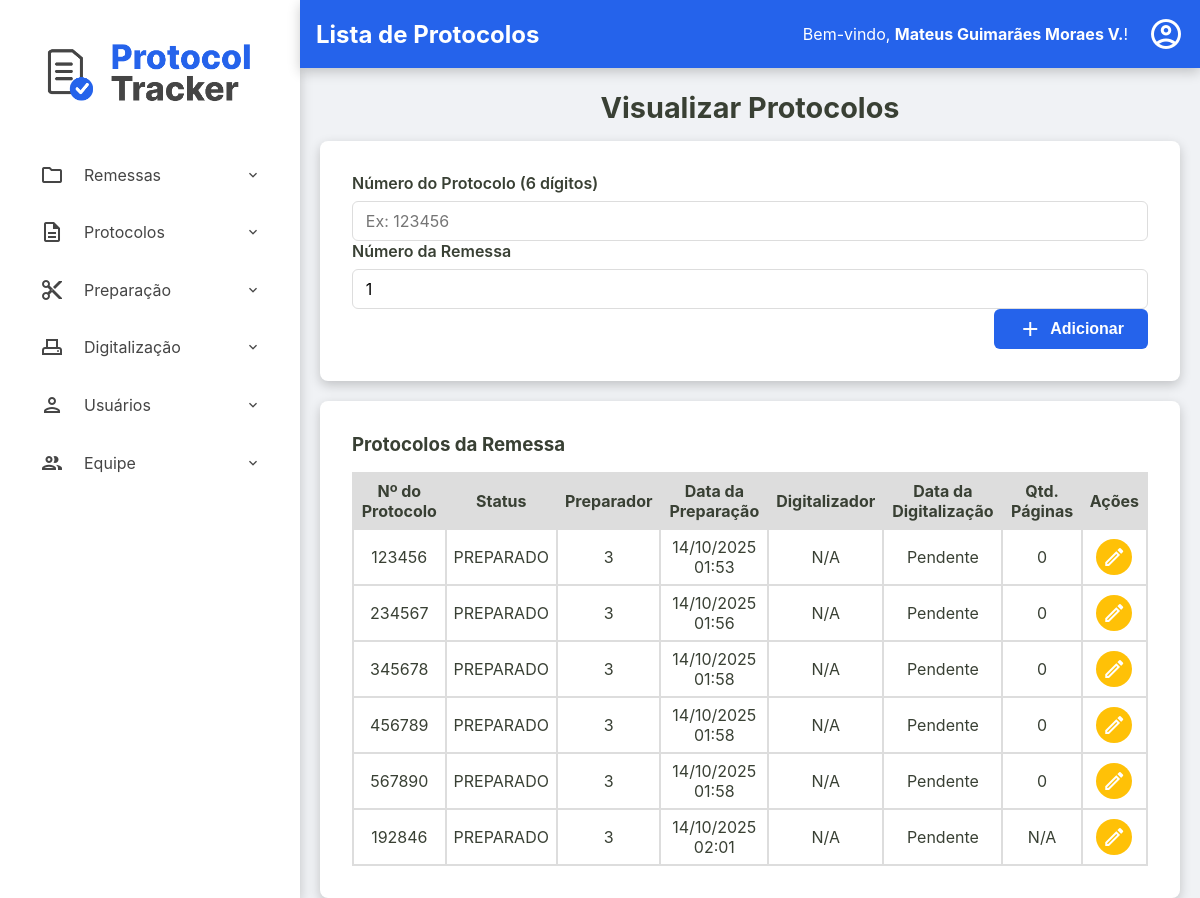
The app's page /admin/remessas/protocolos?id=79cb09a9-93d1-4544-90c2-ab69c693ab31 (signed in) with its own data.
### tables this page shows
CREATE TABLE usuarios (
    id INTEGER PRIMARY KEY AUTOINCREMENT,
    nome TEXT NOT NULL,
    email TEXT NOT NULL UNIQUE,
    cpf TEXT NOT NULL UNIQUE,
    hash_senha TEXT NOT NULL,
    permissao TEXT NOT NULL,
    data_criacao TEXT NOT NULL DEFAULT CURRENT_TIMESTAMP,
    status INTEGER NOT NULL DEFAULT 1
  );

CREATE TABLE remessas (
    numero_remessa INTEGER PRIMARY KEY, -- SQLite vai gerenciar o autoincremento aqui
    id TEXT NOT NULL UNIQUE, -- Seu ID de texto continua sendo obrigatório e único
    data_recebimento TEXT NOT NULL,
    data_entrega TEXT NULL,
    status TEXT NOT NULL DEFAULT 'RECEBIDO',
    quantidade_protocolos INTEGER NULL CHECK (quantidade_protocolos >= 0),
    id_administrador INTEGER NOT NULL,
    observacoes TEXT NULL,
    FOREIGN KEY (id_administrador) REFERENCES usuarios (id)
  );

CREATE TABLE protocolos (
    id TEXT PRIMARY KEY,
    id_remessa TEXT NOT NULL,
    numero_protocolo TEXT NOT NULL UNIQUE,
    data_preparacao TEXT NULL,
    id_preparador INTEGER NULL,
    data_digitalizacao TEXT NULL,
    id_digitalizador INTEGER NULL,
    status TEXT NOT NULL DEFAULT 'RECEBIDO',
    quantidade_paginas INTEGER NULL CHECK (quantidade_paginas >= 0),
    observacoes TEXT NULL,
    FOREIGN KEY (id_remessa) REFERENCES remessas (id),
    FOREIGN KEY (id_preparador) REFERENCES usuarios (id),
    FOREIGN KEY (id_digitalizador) REFERENCES usuarios (id)
  );

### src/Controller/Admin/RemessaController.php (called while the page is built, shortened)
<?php
class RemessaController
{
    private ?Usuario $usuario_logado = null;
    public function __construct(
        private RemessaRepository $remessaRepository,
        private RemessaService $remessaService,
        private ProtocoloRepository $protocoloRepository,
        private ProtocoloService $protocoloService,
        private UsuarioRepository $usuarioRepository,
        private DashboardService $dashboardService
    ) {
        $id_usuario = $_SESSION['usuario_logado_id'] ?? null;
        if ($id_usuario) {
            $this->usuario_logado = $this->usuarioRepository->findById($id_usuario);
        }
    }
    public function exibirProtocolos(?string $id_remessa_param, ?string $erro = null)
    {
        try {
            $id_remessa = $id_remessa_param;
            $remessa = $this->remessaRepository->findById($id_remessa);
            $listaProtocolos = $this->protocoloRepository->findByRemessa($id_remessa);
            $titulo_da_pagina = "Lista de Protocolos";
            $usuario_logado = $this->usuario_logado;
            require __DIR__ . '/../../../templates/admin/visualizar-protocolos.php';
        } catch (Exception $e) {
            $this->exibirRemessas($e->getMessage());
        }
    }
}

### src/Repository/UsuarioRepository.php (called while the page is built, shortened)
<?php
class UsuarioRepository implements UsuarioRepositoryInterface
{
    private PDO $connection;
    public function __construct(PDO $connection)
    {
        $this->connection = $connection;
    }
    public function findById(int $id): ?Usuario
    {
        $sqlQuery = "SELECT * FROM usuarios WHERE id = :id;";
        $stmt = $this->connection->prepare($sqlQuery);
        $stmt->bindValue(':id', $id);
        $stmt->execute();
        $dadosUsuario = $stmt->fetch();
        return Usuario::fromArray($dadosUsuario);
    }
}

### src/Model/Usuario.php (called while the page is built, shortened)
<?php
class Usuario {
    public function getNome(): string { return $this->nome; }
    public static function fromArray(array $array): self
    {
        try {
            $data_criacao = isset($array['data_criacao']) ? new DateTimeImmutable($array['data_criacao']) : null;
        } catch (Exception $e) {
            throw new Exception("Falha ao criar data");
        }
        return new self(
            (int) $array['id'],
            $array['nome'],
            $array['email'],
            $array['cpf'],
            $array['hash_senha'],
            $array['permissao'],
            $data_criacao,
            (bool) $array['status']
        );
    }
}

### src/Repository/RemessaRepository.php (called while the page is built, shortened)
<?php
class RemessaRepository implements RemessaRepositoryInterface
{
    private PDO $connection;
    public function __construct(PDO $connection)
    {
        $this->connection = $connection;
    }
    public function findById(string $id): ?Remessa
    {
        $sqlQuery = "SELECT * FROM remessas WHERE id = :id;";
        $stmt = $this->connection->prepare($sqlQuery);
        $stmt->bindValue(':id', $id);
        $stmt->execute();
        $dadosRemessa = $stmt->fetch();
        return Remessa::fromArray($dadosRemessa);
    }
}

### src/Model/Remessa.php (called while the page is built, shortened)
<?php
class Remessa {
    public function getNumeroRemessa(): int { return $this->numero_remessa; }
    public static function fromArray(array $array): self
    {
        try {
            $data_recebimento = new DateTimeImmutable($array['data_recebimento']);
            $data_entrega = isset($array['data_entrega']) ? new DateTimeImmutable($array['data_entrega']) : null;
        } catch (Exception $e) {
            throw new Exception("Falha ao criar data");
        }
        return new self(
            $array['id'],
            (int) $array['numero_remessa'] ?? null,
            $data_recebimento,
            $data_entrega,
            $array['status'],
            isset($array['quantidade_protocolos']) ? (int)$array['quantidade_protocolos'] : null,
            (int)$array['id_administrador'],
            $array['observacoes'] ?? null
        );
    }
}

### src/Repository/ProtocoloRepository.php (called while the page is built, shortened)
<?php
class ProtocoloRepository implements ProtocoloRepositoryInterface
{
    private PDO $connection;
    public function __construct(PDO $connection)
    {
        $this->connection = $connection;
    }
    public function findByRemessa(string $id_remessa): array
    {
        $sqlQuery = "SELECT * FROM protocolos WHERE id_remessa = :id_remessa;";
        $stmt = $this->connection->prepare($sqlQuery);
        $stmt->bindValue(':id_remessa', $id_remessa);
        $stmt->execute();
        return $this->hidrataLista($stmt);
    }
    private function hidrataLista(PDOStatement $stmt): array
    {
        $listaDeProtocolos = [];
        while($dadosProtocolo = $stmt->fetch()){
            $listaDeProtocolos[] = Protocolo::fromArray($dadosProtocolo);
        }
        return $listaDeProtocolos;
    }
}

### src/Model/Protocolo.php (called while the page is built, shortened)
<?php
class Protocolo {
    public function getId(): ?string { return $this->id; }
    public function getNumeroProtocolo(): string { return $this->numero_protocolo; }
    public function getDataPreparacao(): ?DateTimeImmutable { return $this->data_preparacao; }
    public function getIdPreparador(): ?int { return $this->id_preparador; }
    public function getDataDigitalizacao(): ?DateTimeImmutable { return $this->data_digitalizacao; }
    public function getIdDigitalizador(): ?int { return $this->id_digitalizador; }
    public function getStatus(): string { return $this->status; }
    public function getQuantidadePaginas(): ?int { return $this->quantidade_paginas; }
    public static function fromArray(array $array): self
    {
        try {
            $data_preparacao = isset($array['data_preparacao']) ? new DateTimeImmutable($array['data_preparacao']) :  null;
            $data_digitalizacao = isset($array['data_digitalizacao']) ? new DateTimeImmutable($array['data_digitalizacao']) :  null;
        } catch (Exception $e) {
            throw new Exception("Falha ao criar data");
        }
        return new self(
            $array['id'],
            $array['id_remessa'],
            $array['numero_protocolo'],
            $data_preparacao,
            isset($array['id_preparador']) ? (int) $array['id_preparador'] : null,
            $data_digitalizacao,
            isset($array['id_digitalizador']) ? (int) $array['id_digitalizador'] : null,
            $array['status'],
            isset($array['quantidade_paginas']) ? (int) $array['quantidade_paginas'] : null,
            $array['observacoes'] ?? null,
        );
    }
}

### templates/admin/visualizar-protocolos.php (the view, shortened to what this page needs)
<?php require __DIR__ . '/../components/_header.php'; ?>
<h2>Visualizar Protocolos</h2>
<div class="container-principal-busca">
    <form action="/admin/remessas/protocolos" method="post" class="busca-form-container">
        <div class="form-group">
            <label for="numero_protocolo">Número do Protocolo (6 dígitos)</label>
            <input type="text" id="numero_protocolo" name="numero_protocolo" required maxlength="6" pattern="\d{6}"placeholder="Ex: 123456">
            <label for="numero_remessa">Número da Remessa</label>
            <input type="text" id="numero_remessa" readonly  name="numero_remessa" value="<?= htmlspecialchars($remessa->getNumeroRemessa()) ?>">
        </div>
        <div class="form-actions">
            <button type="submit">
                <span class="material-icons-outlined">add</span> Adicionar
            </button>
        </div>
    </form>
<section class="listagem-container">
    <h3>Protocolos da Remessa</h3>
    <table id="tabela-protocolos-remessa" class="protocolos-table datatable-js">
        <thead>
            <tr>
                <th>Nº do Protocolo</th>
                <th>Status</th>
                <th>Preparador</th>
                <th>Data da Preparação</th>
                <th>Digitalizador</th>
                <th>Data da Digitalização</th>
                <th>Qtd. Páginas</th>
                <th class="acoes-header">Ações</th>
            </tr>
        </thead>
        <tbody>
            <?php foreach ($listaProtocolos as $protocolo): ?>
                <tr>
                    <td><?= htmlspecialchars($protocolo->getNumeroProtocolo()) ?></td>
                    <td><?= htmlspecialchars($protocolo->getStatus()) ?></td>
                    <td>
                        <?php
                            echo htmlspecialchars($protocolo->getIdPreparador() ?? 'N/A');
                        ?>
                    </td>
                    <td><?= $protocolo->getDataPreparacao() ? $protocolo->getDataPreparacao()->format('d/m/Y H:i') : 'Pendente' ?></td>
                    <td>
                        <?php
                            echo htmlspecialchars($protocolo->getIdDigitalizador() ?? 'N/A');
                        ?>
                    </td>
                    <td><?= $protocolo->getDataDigitalizacao() ? $protocolo->getDataDigitalizacao()->format('d/m/Y H:i') : 'Pendente' ?></td>
                    <td><?= htmlspecialchars($protocolo->getQuantidadePaginas() ?? 'N/A') ?></td>
                    <td class="acoes-cell">
                        <a href="/admin/remessas/editar-protocolo?id=<?= htmlspecialchars($protocolo->getId()) ?>" class="btn-acao btn-editar" title="Editar Protocolo">
                            <span class="material-icons-outlined">edit</span>
                        </a>
                    </td>
                </tr>
            <?php endforeach; ?>
        </tbody>
    </table>
</section>
</div>
<?php require __DIR__ . '/../components/_footer.php'; ?>

### templates/components/_content-header.php (shortened to what this page needs)
<div class="content-header">
    <div class="header-title">
        <h2><?= isset($titulo_da_pagina) ? htmlspecialchars($titulo_da_pagina) : 'Página sem Título' ?></h2>
    </div>
    <div class="logout">
        <?php if (isset($usuario_logado) && $usuario_logado): ?>
            <div class="welcome-message">
                <span>Bem-vindo, <strong><?= htmlspecialchars($usuario_logado->getNome()) ?></strong>!</span>
            </div>
            <div class="dropdown">
                <a href="#" id="user-menu-toggle" class="action-icon" title="Opções do Usuário">
                    <span class="material-icons-outlined">account_circle</span>
                </a>
            </div>
        <?php endif; ?>
    </div>
</div>

### public/assets/css/style.css (style rules this page uses)
:root { --cor-fundo-sidebar: #ffffff; --cor-fundo-sidebar-hover: #f2f6ff; --cor-fontes-sidebar: #454545; --cor-fundo-header: #2563eb; --cor-fontes-header: #ffffff; --cor-bordas: #ddd; --cor-fundo-body: #f0f2f5; --cor-fontes-body: #394034; --cor-fundo-sidebar-active: #dbe6ff; --cor-fontes-sidebar-active: #2563eb; --cor-bordas-focus: #80bdff; --cor-fontes-main-button: #ffffff; --cor-main-button: #2563eb; --cor-fontes-cards: #696969; --cor-icones-header: #969696; --cor-icones-header-hover: #007bff; --cor-primaria-erro: #ff2c2c; }
* { margin: 0; padding: 0; box-sizing: border-box; }
body { font-family: -apple-system, BlinkMacSystemFont, 'Segoe UI', Roboto, 'Helvetica Neue', Arial, sans-serif; background-color: var(--cor-fundo-body); color: var(--cor-fontes-body); display: flex; flex-direction: column; min-height: 100vh; }
a { text-decoration: none; }
.content-header { width: 100%; margin: 0 auto 1.4rem auto; display: flex; justify-content: space-between; align-items: center; background-color: var(--cor-fundo-header); color: var(--cor-fontes-header); box-shadow: 0 4px 12px rgba(0,0,0,0.2); padding: 1rem; }
.content-header span { color: var(--cor-fontes-header); }
.action-icon { color: var(--cor-icones-header); transition: color 0.2s; display: flex; align-items: center; }
.action-icon .material-icons-outlined { font-size: 36px; }
.conteudo-principal h2, .conteudo-principal p { text-align: center; max-width: 800px; width: 100%; }
.conteudo-principal h2 { font-size: 1.8rem; color: var(--cor-fontes-body); margin-bottom: 1.0rem; align-self: center; }
.form-group { flex-grow: 1; }
.form-group label { width: 100%; display: block; font-weight: 600; margin-bottom: 0.5rem; }
.form-group input[type="text"], .form-group input[type="number"], .form-group input[type="email"], .form-group input[type="password"], .form-group textarea { width: 100%; height: 40px; padding: 0.8rem; border: 1px solid var(--cor-bordas); border-radius: 6px; font-size: 1rem; font-family: inherit; transition: border-color 0.2s, box-shadow 0.2s; }
.form-actions { display: flex; justify-content: flex-end; }
.form-actions button { font-weight: bold; color: var(--cor-fontes-main-button); background-color: var(--cor-main-button); display: inline-flex; align-items: center; gap: 8px; height: 40px; padding: 0.8rem 1.5rem; font-size: 1rem; border: none; border-radius: 6px; cursor: pointer; transition: background-color 0.2s; text-decoration: none; }
.container-principal-busca { width: 100%; display: flex; flex-direction: column; gap: 20px; }
.busca-form-container { display: flex; flex-direction: column; }
.busca-form-container, .listagem-container { width: 100%; max-width: 1400px; box-shadow: 0 4px 12px rgba(0,0,0,0.2); margin: 0 auto; background-color: var(--cor-fundo-sidebar); padding: 2rem; border-radius: 8px; }
.listagem-container h3 { margin-bottom: 1rem; }
.protocolos-table { width: 100%; border-collapse: collapse; border-spacing: 0; }
.protocolos-table th, .protocolos-table td { padding: 7px; border: 2px solid var(--cor-bordas); text-align: center; vertical-align: middle; }
.protocolos-table thead { background-color: var(--cor-bordas); }
.acoes-header { text-align: center; }
.acoes-cell { display: table-cell; text-align: center; vertical-align: middle; gap: 5px; }
.btn-acao { display: inline-flex; padding: 6px; border: none; border-radius: 50%; cursor: pointer; transition: background-color 0.2s; color: #fff; }
.acoes-cell .btn-acao { display: inline-flex; justify-content: center; align-items: center; gap: 6px; }
.btn-editar { background-color: #ffc107; }
.material-icons-outlined { vertical-align: middle; }
.dropdown { position: relative; display: inline-block; }
.logout { display: flex; align-items: center; justify-content: center; gap: 20px; }

### records on screen
usuarios: nome "Mateus Guimarães Moraes V."
remessas: numero_remessa "1"
protocolos: numero_protocolo "123456", status "PREPARADO", id_preparador "3", format "14/10/2025 01:53", id_digitalizador "N/A", shows "Pendente", quantidade_paginas "0"
protocolos: numero_protocolo "234567", status "PREPARADO", id_preparador "3", format "14/10/2025 01:56", id_digitalizador "N/A", shows "Pendente", quantidade_paginas "0"
protocolos: numero_protocolo "345678", status "PREPARADO", id_preparador "3", format "14/10/2025 01:58", id_digitalizador "N/A", shows "Pendente", quantidade_paginas "0"
protocolos: numero_protocolo "456789", status "PREPARADO", id_preparador "3", format "14/10/2025 01:58", id_digitalizador "N/A", shows "Pendente", quantidade_paginas "0"
protocolos: numero_protocolo "567890", status "PREPARADO", id_preparador "3", format "14/10/2025 01:58", id_digitalizador "N/A", shows "Pendente", quantidade_paginas "0"
protocolos: numero_protocolo "192846", status "PREPARADO", id_preparador "3", format "14/10/2025 02:01", id_digitalizador "N/A", shows "Pendente", quantidade_paginas "N/A"

### other values on screen
$titulo_da_pagina "Lista de Protocolos"
